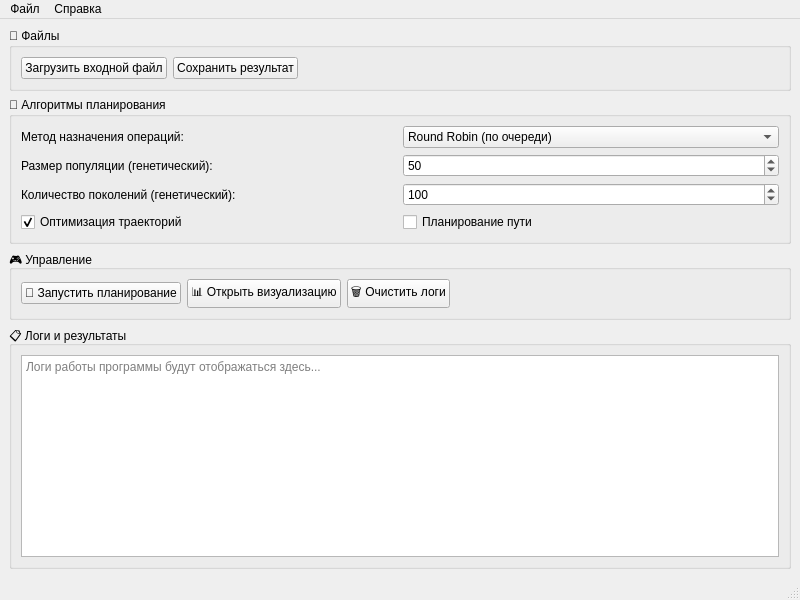
<?xml version="1.0" encoding="UTF-8"?>
<ui version="4.0">
 <class>MainWindow</class>
 <widget class="QMainWindow" name="MainWindow">
  <property name="geometry">
   <rect>
    <x>0</x>
    <y>0</y>
    <width>800</width>
    <height>600</height>
   </rect>
  </property>
  <property name="windowTitle">
   <string>ROBOTY - Система планирования траекторий роботов</string>
  </property>
  <widget class="QWidget" name="centralwidget">
   <layout class="QVBoxLayout" name="verticalLayout_main">
    <item>
     <widget class="QGroupBox" name="groupBox_file">
      <property name="title">
       <string>📁 Файлы</string>
      </property>
      <layout class="QHBoxLayout" name="horizontalLayout_file">
       <item>
        <widget class="QPushButton" name="pushButton_load">
         <property name="text">
          <string>Загрузить входной файл</string>
         </property>
         <property name="icon">
          <iconset>
           <normaloff>.</normaloff>.</iconset>
         </property>
        </widget>
       </item>
       <item>
        <widget class="QPushButton" name="pushButton_save">
         <property name="text">
          <string>Сохранить результат</string>
         </property>
        </widget>
       </item>
       <item>
        <spacer name="horizontalSpacer_file">
         <property name="orientation">
          <enum>Qt::Horizontal</enum>
         </property>
         <property name="sizeHint" stdset="0">
          <size>
           <width>40</width>
           <height>20</height>
          </size>
         </property>
        </spacer>
       </item>
      </layout>
     </widget>
    </item>
    <item>
     <widget class="QGroupBox" name="groupBox_algorithm">
      <property name="title">
       <string>🧠 Алгоритмы планирования</string>
      </property>
      <layout class="QGridLayout" name="gridLayout_algorithm">
       <item row="0" column="0">
        <widget class="QLabel" name="label_assignment_method">
         <property name="text">
          <string>Метод назначения операций:</string>
         </property>
        </widget>
       </item>
       <item row="0" column="1">
        <widget class="QComboBox" name="comboBox_assignment_method">
         <item>
          <property name="text">
           <string>Round Robin (по очереди)</string>
          </property>
         </item>
         <item>
          <property name="text">
           <string>Balanced (балансировка нагрузки)</string>
          </property>
         </item>
         <item>
          <property name="text">
           <string>Distance Based (по расстоянию)</string>
          </property>
         </item>
         <item>
          <property name="text">
           <string>Genetic Algorithm (генетический)</string>
          </property>
         </item>
        </widget>
       </item>
       <item row="1" column="0">
        <widget class="QLabel" name="label_genetic_population">
         <property name="text">
          <string>Размер популяции (генетический):</string>
         </property>
        </widget>
       </item>
       <item row="1" column="1">
        <widget class="QSpinBox" name="spinBox_population_size">
         <property name="minimum">
          <number>10</number>
         </property>
         <property name="maximum">
          <number>200</number>
         </property>
         <property name="value">
          <number>50</number>
         </property>
        </widget>
       </item>
       <item row="2" column="0">
        <widget class="QLabel" name="label_genetic_generations">
         <property name="text">
          <string>Количество поколений (генетический):</string>
         </property>
        </widget>
       </item>
       <item row="2" column="1">
        <widget class="QSpinBox" name="spinBox_generations">
         <property name="minimum">
          <number>10</number>
         </property>
         <property name="maximum">
          <number>500</number>
         </property>
         <property name="value">
          <number>100</number>
         </property>
        </widget>
       </item>
       <item row="3" column="0">
        <widget class="QCheckBox" name="checkBox_optimize_trajectories">
         <property name="text">
          <string>Оптимизация траекторий</string>
         </property>
         <property name="checked">
          <bool>true</bool>
         </property>
        </widget>
       </item>
       <item row="3" column="1">
        <widget class="QCheckBox" name="checkBox_path_planning">
         <property name="text">
          <string>Планирование пути</string>
         </property>
        </widget>
       </item>
      </layout>
     </widget>
    </item>
    <item>
     <widget class="QGroupBox" name="groupBox_control">
      <property name="title">
       <string>🎮 Управление</string>
      </property>
      <layout class="QHBoxLayout" name="horizontalLayout_control">
       <item>
        <widget class="QPushButton" name="pushButton_run">
         <property name="text">
          <string>🚀 Запустить планирование</string>
         </property>
         <property name="icon">
          <iconset>
           <normaloff>.</normaloff>.</iconset>
         </property>
        </widget>
       </item>
       <item>
        <widget class="QPushButton" name="pushButton_viz">
         <property name="text">
          <string>📊 Открыть визуализацию</string>
         </property>
        </widget>
       </item>
       <item>
        <widget class="QPushButton" name="pushButton_clear_logs">
         <property name="text">
          <string>🗑️ Очистить логи</string>
         </property>
        </widget>
       </item>
       <item>
        <spacer name="horizontalSpacer_control">
         <property name="orientation">
          <enum>Qt::Horizontal</enum>
         </property>
         <property name="sizeHint" stdset="0">
          <size>
           <width>40</width>
           <height>20</height>
          </size>
         </property>
        </spacer>
       </item>
      </layout>
     </widget>
    </item>
    <item>
     <widget class="QGroupBox" name="groupBox_logs">
      <property name="title">
       <string>📋 Логи и результаты</string>
      </property>
      <layout class="QVBoxLayout" name="verticalLayout_logs">
       <item>
        <widget class="QTextEdit" name="textLog">
         <property name="readOnly">
          <bool>true</bool>
         </property>
         <property name="placeholderText">
          <string>Логи работы программы будут отображаться здесь...</string>
         </property>
        </widget>
       </item>
      </layout>
     </widget>
    </item>
   </layout>
  </widget>
  <widget class="QMenuBar" name="menubar">
   <property name="geometry">
    <rect>
     <x>0</x>
     <y>0</y>
     <width>800</width>
     <height>22</height>
    </rect>
   </property>
   <widget class="QMenu" name="menuFile">
    <property name="title">
     <string>Файл</string>
    </property>
    <addaction name="actionLoad"/>
    <addaction name="separator"/>
    <addaction name="actionSave"/>
    <addaction name="actionSaveAs"/>
    <addaction name="separator"/>
    <addaction name="actionExit"/>
   </widget>
   <widget class="QMenu" name="menuHelp">
    <property name="title">
     <string>Справка</string>
    </property>
    <addaction name="actionAbout"/>
   </widget>
   <addaction name="menuFile"/>
   <addaction name="menuHelp"/>
  </widget>
  <widget class="QStatusBar" name="statusbar"/>
  <action name="actionLoad">
   <property name="text">
    <string>Загрузить файл</string>
   </property>
   <property name="shortcut">
    <string>Ctrl+O</string>
   </property>
  </action>
  <action name="actionSave">
   <property name="text">
    <string>Сохранить</string>
   </property>
   <property name="shortcut">
    <string>Ctrl+S</string>
   </property>
  </action>
  <action name="actionSaveAs">
   <property name="text">
    <string>Сохранить как...</string>
   </property>
   <property name="shortcut">
    <string>Ctrl+Shift+S</string>
   </property>
  </action>
  <action name="actionExit">
   <property name="text">
    <string>Выход</string>
   </property>
   <property name="shortcut">
    <string>Ctrl+Q</string>
   </property>
  </action>
  <action name="actionAbout">
   <property name="text">
    <string>О программе</string>
   </property>
  </action>
 </widget>
 <resources/>
 <connections/>
</ui>
